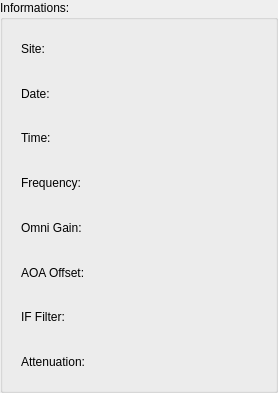
<?xml version="1.0" encoding="UTF-8"?>
<ui version="4.0">
 <class>PdwInformationBox</class>
 <widget class="QWidget" name="PdwInformationBox">
  <property name="geometry">
   <rect>
    <x>0</x>
    <y>0</y>
    <width>278</width>
    <height>393</height>
   </rect>
  </property>
  <property name="windowTitle">
   <string>Form</string>
  </property>
  <layout class="QVBoxLayout" name="verticalLayout">
   <property name="spacing">
    <number>7</number>
   </property>
   <property name="leftMargin">
    <number>0</number>
   </property>
   <property name="topMargin">
    <number>0</number>
   </property>
   <property name="rightMargin">
    <number>0</number>
   </property>
   <property name="bottomMargin">
    <number>0</number>
   </property>
   <item>
    <widget class="QGroupBox" name="informationGroupBox">
     <property name="title">
      <string>Informations:</string>
     </property>
     <layout class="QVBoxLayout" name="verticalLayout_2">
      <item>
       <widget class="QWidget" name="widget_7" native="true">
        <layout class="QHBoxLayout" name="horizontalLayout_7">
         <item>
          <widget class="QLabel" name="label_13">
           <property name="text">
            <string>Site:</string>
           </property>
          </widget>
         </item>
         <item>
          <widget class="QLabel" name="siteLabel">
           <property name="text">
            <string/>
           </property>
          </widget>
         </item>
        </layout>
       </widget>
      </item>
      <item>
       <widget class="QWidget" name="widget" native="true">
        <layout class="QHBoxLayout" name="horizontalLayout">
         <item>
          <widget class="QLabel" name="label">
           <property name="text">
            <string>Date:</string>
           </property>
          </widget>
         </item>
         <item>
          <widget class="QLabel" name="dateLabel">
           <property name="text">
            <string/>
           </property>
          </widget>
         </item>
        </layout>
       </widget>
      </item>
      <item>
       <widget class="QWidget" name="widget_5" native="true">
        <layout class="QHBoxLayout" name="horizontalLayout_5">
         <item>
          <widget class="QLabel" name="label_9">
           <property name="text">
            <string>Time:</string>
           </property>
          </widget>
         </item>
         <item>
          <widget class="QLabel" name="timeLabel">
           <property name="text">
            <string/>
           </property>
          </widget>
         </item>
        </layout>
       </widget>
      </item>
      <item>
       <widget class="QWidget" name="widget_6" native="true">
        <layout class="QHBoxLayout" name="horizontalLayout_6">
         <item>
          <widget class="QLabel" name="label_11">
           <property name="text">
            <string>Frequency:</string>
           </property>
          </widget>
         </item>
         <item>
          <widget class="QLabel" name="frequencyLabel">
           <property name="text">
            <string/>
           </property>
          </widget>
         </item>
        </layout>
       </widget>
      </item>
      <item>
       <widget class="QWidget" name="widget_2" native="true">
        <layout class="QHBoxLayout" name="horizontalLayout_2">
         <item>
          <widget class="QLabel" name="label_3">
           <property name="text">
            <string>Omni Gain:</string>
           </property>
          </widget>
         </item>
         <item>
          <widget class="QLabel" name="omniGainLabel">
           <property name="text">
            <string/>
           </property>
          </widget>
         </item>
        </layout>
       </widget>
      </item>
      <item>
       <widget class="QWidget" name="widget_8" native="true">
        <layout class="QHBoxLayout" name="horizontalLayout_8">
         <item>
          <widget class="QLabel" name="label_15">
           <property name="text">
            <string>AOA Offset:</string>
           </property>
          </widget>
         </item>
         <item>
          <widget class="QLabel" name="aoaOffsetLabel">
           <property name="text">
            <string/>
           </property>
          </widget>
         </item>
        </layout>
       </widget>
      </item>
      <item>
       <widget class="QWidget" name="widget_4" native="true">
        <layout class="QHBoxLayout" name="horizontalLayout_4">
         <item>
          <widget class="QLabel" name="label_7">
           <property name="text">
            <string>IF Filter:</string>
           </property>
          </widget>
         </item>
         <item>
          <widget class="QLabel" name="ifFilterLabel">
           <property name="text">
            <string/>
           </property>
          </widget>
         </item>
        </layout>
       </widget>
      </item>
      <item>
       <widget class="QWidget" name="widget_3" native="true">
        <layout class="QHBoxLayout" name="horizontalLayout_3">
         <item>
          <widget class="QLabel" name="label_5">
           <property name="text">
            <string>Attenuation:</string>
           </property>
          </widget>
         </item>
         <item>
          <widget class="QLabel" name="attenuationLabel">
           <property name="text">
            <string/>
           </property>
          </widget>
         </item>
        </layout>
       </widget>
      </item>
     </layout>
    </widget>
   </item>
  </layout>
 </widget>
 <resources/>
 <connections/>
</ui>
